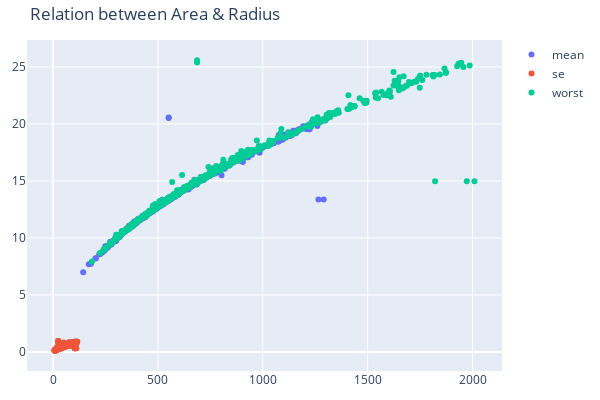

Notebook cell for this chart:
### Code cell
plot.scatter_feature_plot(df, "area", "radius", "Relation between Area & Radius", fields)

### Figure 1 — Plotly figure (JSON) as saved in the notebook; plotly's stock layout.template omitted (floating-point values rounded to 4 significant figures; data arrays with more than 128 entries replaced by an {"elided": "..."} marker saying what was removed)
{"data": [{"mode": "markers", "name": "mean", "type": "scatter", "x": {"elided": "569 float values"}, "y": {"elided": "569 float values"}}, {"mode": "markers", "name": "se", "type": "scatter", "x": {"elided": "569 float values"}, "y": {"elided": "569 float values"}}, {"mode": "markers", "name": "worst", "type": "scatter", "x": {"elided": "569 float values"}, "y": {"elided": "569 float values"}}], "layout": {"height": 400, "margin": {"b": 20, "l": 20, "r": 20, "t": 40}, "title": {"text": "Relation between Area & Radius"}, "width": 600}}
